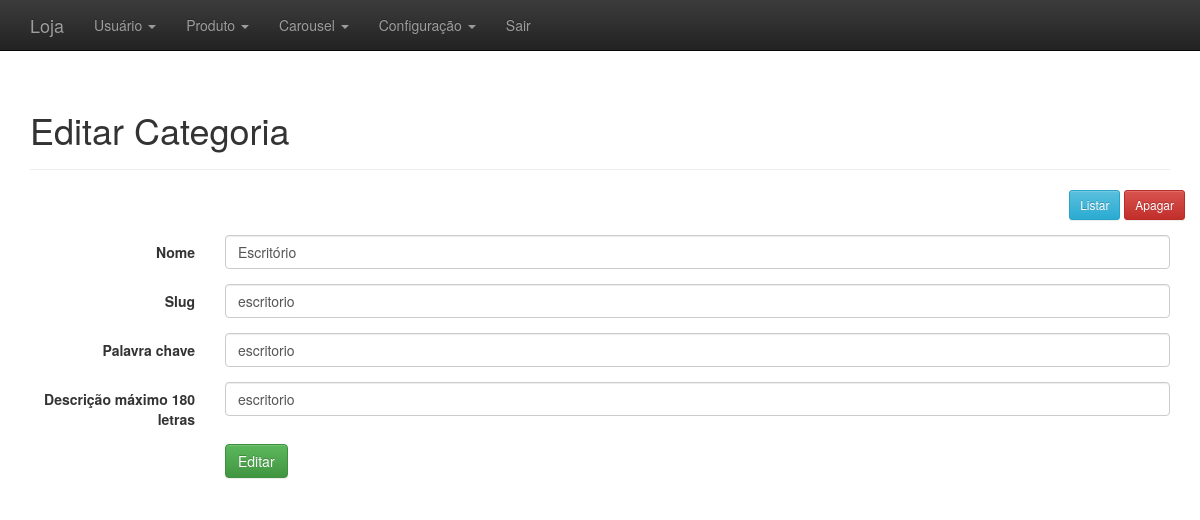
/adm/administrativo.php?link=9&id=1 (signed in), run on the app's committed database.
### tables this page shows
CREATE TABLE IF NOT EXISTS `categorias` (
  `id` int(11) NOT NULL AUTO_INCREMENT,
  `nome` varchar(520) NOT NULL,
  `slug` varchar(220) NOT NULL,
  `tag` varchar(220) NOT NULL,
  `description` varchar(550) NOT NULL,
  `created` datetime NOT NULL,
  `modified` datetime DEFAULT NULL,
  PRIMARY KEY (`id`)
);

### adm/editar_categoria.php (the view, shortened to what this page needs)
<?php
	$id = $_GET['id'];
	$result = mysqli_query($conectar, "SELECT * FROM categorias WHERE id = '$id' LIMIT 1");
	$resultado = mysqli_fetch_assoc($result);
?>
<div class="container theme-showcase" role="main">
  <div class="page-header">
	<h1>Editar Categoria</h1>
  </div>
  <div class="row espaco">
		<div class="pull-right">
			<a href='administrativo.php?link=7'><button type='button' class='btn btn-sm btn-info'>Listar</button></a>
			<a href='processa/proc_apagar_cat_prod.php?id=<?php echo $resultado['id']; ?>'><button type='button' class='btn btn-sm btn-danger'>Apagar</button></a>
		</div>
	</div>
  <div class="row">
	<div class="col-md-12">
	  <form class="form-horizontal" method="POST" action="processa/proc_edit_cat_prod.php">
		  <div class="form-group">
			<label for="inputEmail3" class="col-sm-2 control-label">Nome</label>
			<div class="col-sm-10">
			  <input type="text" class="form-control" name="nome" placeholder="Nome Completo" value="<?php echo $resultado['nome']; ?>">
			</div>
		  </div>
			<div class="form-group">
			<label for="inputEmail3" class="col-sm-2 control-label">Slug</label>
			<div class="col-sm-10">
			  <input type="text" class="form-control" name="slug" placeholder="Nome da categoria tudo minusculo" value="<?php echo $resultado['slug']; ?>">
			</div>
		  </div>
		  <div class="form-group">
			<label for="inputEmail3" class="col-sm-2 control-label">Palavra chave</label>
			<div class="col-sm-10">
			  <input type="text" class="form-control" name="tag" placeholder="Palavra chave" value="<?php echo $resultado['tag']; ?>">
			</div>
		  </div>
		  <div class="form-group">
			<label for="inputEmail3" class="col-sm-2 control-label">Descrição máximo 180 letras</label>
			<div class="col-sm-10">
			  <input type="text" class="form-control" name="description" placeholder="Descrição" value="<?php echo $resultado['description']; ?>">
			</div>
		  </div>
		  <div class="form-group">
			<div class="col-sm-offset-2 col-sm-10">
			  <button type="submit" class="btn btn-success">Editar</button>
			</div>
		  </div>
		</form>
	</div>
	</div>
</div>

### adm/css/theme.css (style rules this page uses)
body { padding-top: 70px; padding-bottom: 30px; }
.espaco { margin-bottom:15px; }

### data on the page
categorias: nome "Escritório", slug "escritorio", tag "escritorio", description "escritorio"
